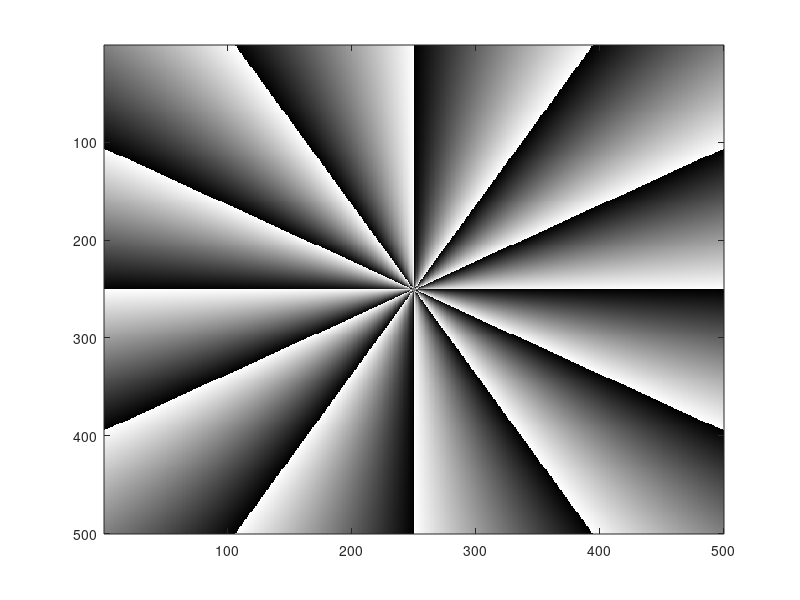
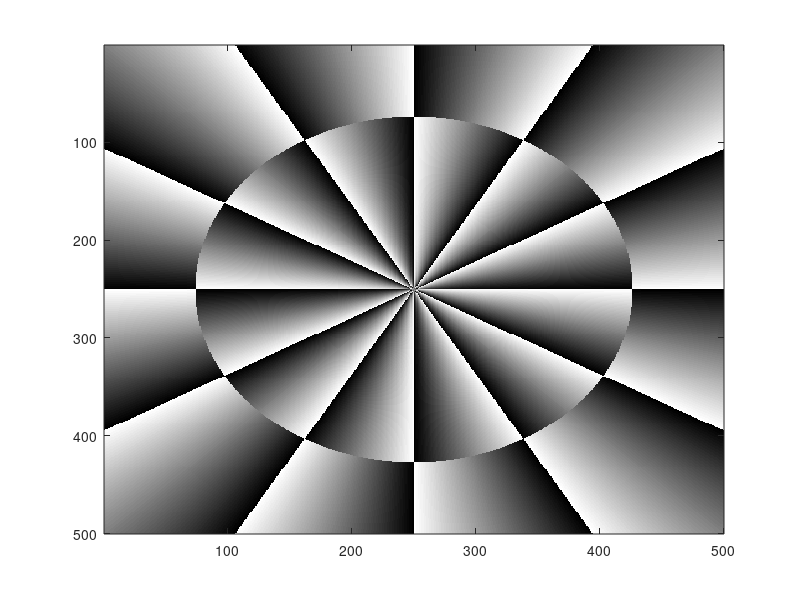

Write the MATLAB code that produced these figures, in order.
%% Matlab HW Ch 6
% Done in class with Ione

white = 1;
lightgray=0.8;
darkgray = 0.4;
midgray = 0.6;

[X,Y]=meshgrid(linspace(-1,1,100)); % square that is 100x100 going from -1 to 1 in each dimension
R=sqrt((X.^2)+(Y.^2)); %This gives you values to use for the radius
%R=atan(Y./X); % see what happens when you plot these different things
%R = atan2(X,Y);

%WHERE we want the ring to be
Router = R<0.8; %truth statement that gives a logical array
%Router = zeros(size(R)); %another way to do the above
%Router(find(R<0.8))=1;

Rinner = zeros(size(R));
Rinner(find(R<0.6))=1;

Ring = Router-Rinner;

bigMat=ones(size(R))*darkgray;
bigMat(:,51:end) = lightgray;

bigMat(find(Ring))= midgray;

image((bigMat*255)+1); colormap(gray(256)); %values go from 0 to 1, so we make them go between 1 and 256
axis square

bigMatleft = bigMat(:,size(bigMat,2)/2); %taking all the rows and first 50 columns (left side)
bigMatright = bigMat(:,size(bigMat,2)/2+1:end); %right side

bigbigMat = white*ones(100,125); %putting in an extra 25 columns to make second figure
bigbigMat(:,1:size(bigMatleft,2)) = bigMatleft;
bigbigMat(:,1+end-size(bigMatright,2):end) = bigMatright;
imagesc(bigbigMat)

%pull rest from github

%% Funkystim

[X,Y] = meshgrid(linspace(-1,1,500));

T1=atan2(Y,X)*(180/pi); %turned this into degrees
T1=mod(T1,30); %because there are 12 spokes in the circle, whose circumference is 360
figure(1)
imagesc(T1); colormap(gray)


T2=atan2(X,Y)*(180/pi); %turned this into degrees
T2=mod(T2,30);
figure(2)
imagesc(T2); colormap(gray)


R=X.^2+Y.^2;
R=R<0.5;
T1(R)=T2(R);
imagesc(T1);

%look at code for shifting the circle

